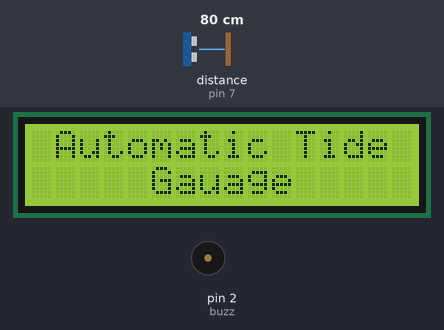
The sketch below on a simulated Arduino Uno, built with avr-gcc and run on an emulated ATmega328P. On the bench: 16×2 character LCD, buzzer (waves = sounding, pin HIGH). Wiring (inferred from the names in the program): ultrasonic range finder: trigger pin 8; echo pin 7. The test bench sets the inputs (shaded band); at power-on: distance to the obstacle (sensor on pin 7) 80 cm. The echo pulse lasts 58.3 µs per cm; WiFi joins after 1.5 s; servers stay silent unless stated; uploads are accepted with an empty reply; the local clock reads 2024-03-15 10:24:30 at power-on unless the sketch sets it; pins used as bus, display or sensor lines are not drawn; what the sketch prints to the serial monitor is not drawn.

Above: at 0.6 s.
At 15.5 s:
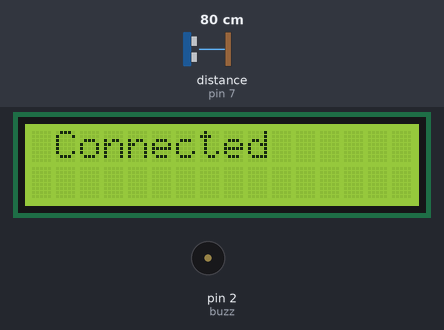
17.7 s: distance to the obstacle (sensor on pin 7) set to 2 cm
At 18.9 s:
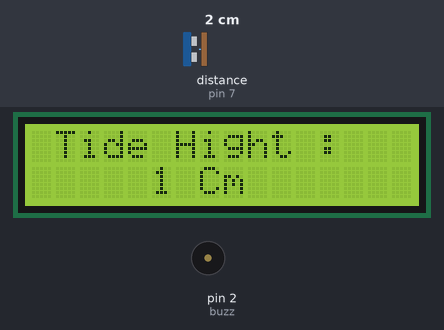
20.1 s: distance to the obstacle (sensor on pin 7) set to 120 cm
At 21.1 s:
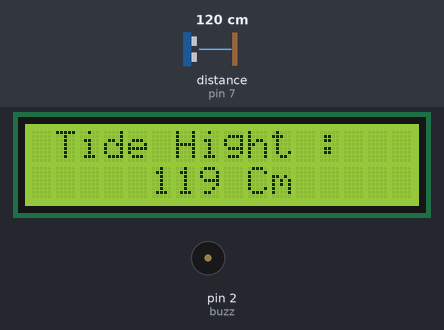
23.1 s: distance to the obstacle (sensor on pin 7) set to 4 cm
At 24.5 s:
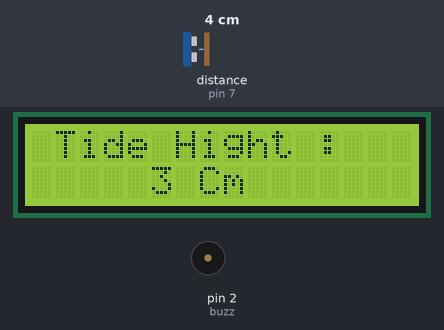
Timing chart, 0 to 26.1 s (numbered marks = the images above; inputs shaded):
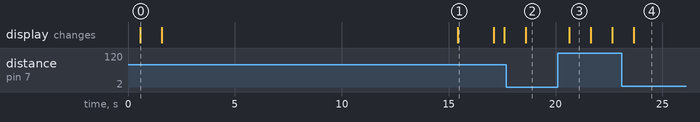

The sketch:

v8.ino
```cpp
#include <Ethernet.h>
#include <SPI.h>
#include <SD.h>
#include <stdio.h>
#include <DS1302.h>
#include <LiquidCrystal.h>

#define echoPin 7 // Echo Pin
#define trigPin 8 // Trigger Pin

LiquidCrystal lcd(A0,A1,A2,A3,A4,A5);

int maximumRange = 800; // Maximum range needed
int minimumRange = 0; // Minimum range needed
long duration, distance; // Duration used to calculate distance

//int tempsensorPin = A0;
//int hightsensorpin = A1;
int temp =0;
int hight = 0;
int buzz = 2;
int numberofReadings =13;
int averageDistance =0;
const int chipSelect = 4;
char loc[]="1002";
int i =0;
byte mac[] = { 0xDE, 0xAD, 0xBE, 0xEF, 0xFE, 0xED };
byte ip[] = { 10,10, 5, 179};
byte server[] = {10, 10, 5,171}; // Server IP
uint8_t subnet[4] = {255, 255, 255, 0};
uint8_t gwaddr[4] = {10, 10, 5, 254};
uint8_t dnsadr[4] = {10, 10, 1, 241};
EthernetClient client;

void(* resetFunc) (void) = 0;

const int kCePin   = 3;  // Chip Enable
const int kIoPin   = 5;  // Input/Output
const int kSclkPin = 6;  // Serial Clock

    // Create a DS1302 object.
    DS1302 rtc(kCePin, kIoPin, kSclkPin);
    String  printTime();
    void cardSetup();
    void getDistance();

void setup() {
     Serial.begin (9600);
     Ethernet.begin(mac, ip, dnsadr, gwaddr, subnet);
     pinMode(trigPin, OUTPUT);
     pinMode(echoPin, INPUT);
     pinMode(buzz,OUTPUT);
     lcd.begin(16, 2);
     lcd.setCursor(5, 0);
       lcd.print("Welcome");
       delay(500);
       lcd.clear();
      lcd.setCursor(1, 0);
       lcd.print("Automatic Tide");
       lcd.setCursor(5, 1);
         lcd.print("Gauage");
       delay(1000);
       lcd.clear();
     //Set the time and date on the chip uncomment and run.
       //Time t(2016, 6, 6, 15,48 , 0, t.day);
      //rtc.time(t);

       Serial.println(printTime());
       averageDistance=0;
       for(int j=0;j<numberofReadings;j++){
          getDistance();
          averageDistance = averageDistance+distance;
          delay(1000);
     }
    averageDistance=averageDistance/numberofReadings;
    Serial.println(" Avarage Distence:");
    Serial.println( averageDistance);
    delay(500);

  Serial.println("connecting...");
    if (client.connect(server, 80))
    {
      Serial.println("connected");
      lcd.clear();
      lcd.setCursor(1, 0);
      lcd.print("Connected");
      String dataString = "";
      client.print("GET /tide/datacap.aspx?Hight=");
      client.print(averageDistance);
      client.print("&Temp=");
      client.print(temp);
      client.print("&Loc=");
      client.print(loc);
      client.println(" HTTP/1.0");
      client.println();
      delay(500);
  }
  else
  {
    Serial.println("connection failed");
        lcd.clear();
        lcd.setCursor(1, 0);
        lcd.print("No Network");
        for(i=0; i<800; i++)
	{
             digitalWrite(buzz, HIGH);
             delay(10);
             digitalWrite(buzz, LOW);
	}
             lcd.clear();

        delay(500);
        cardSetup();

  }
}
void loop() {

  while (client.connected())
   {
              if (client.available()) {
                char c = client.read();
                Serial.print(c);
              }
              if (!client.connected()) {
                    Serial.println();
                    Serial.println("disconnecting.");
                    client.stop();
                    delay(1000);
                    setup();
                  }

   }

}

String  printTime() {
    // Get the current time and date from the chip.
       Time t = rtc.time();

  // Format the time and date and insert into the temporary buffer.
     char buf[50];
     snprintf(buf, sizeof(buf), " %02d/%02d/%04d %02d:%02d:%02d",

           t.mon, t.date, t.yr,
           t.hr, t.min, t.sec);
   rtc.writeProtect(false);
  rtc.halt(false);
  // Print the formatted string to serial so we can see the time.
     return buf;
}


void cardSetup(){
  String dataString = "";

        Serial.print("Initializing SD card...");
        lcd.clear();
        lcd.setCursor(1, 0);
        lcd.print("Initializing SD card ");
        delay(5000);
        lcd.clear();
        lcd.setCursor(1, 0);
        lcd.print("Data Save..");
        delay(5000);
        pinMode(10, OUTPUT);
        // see if the card is present and can be initialized:
  if (!SD.begin(chipSelect)) {
    Serial.println("Card failed, or not present");
        lcd.clear();
        lcd.setCursor(0, 0);
        lcd.print("Card Failed..");
        delay(1000);
        // don't do anything more:
        for(i=0; i<300; i++)
    	{
                 digitalWrite(buzz, HIGH);
                 delay(50);
                 digitalWrite(buzz, LOW);
    	}
        resetFunc();  //call reset
  }
  else{
  Serial.println("card initialized.");
     lcd.clear();
     lcd.setCursor(0, 0);
     lcd.print("Card initialized");
     delay(500);

}

    dataString = "";
    File dataFile = SD.open("datalog.txt", FILE_WRITE);
    if (dataFile) {
      dataString = printTime()+"   "+averageDistance;
    lcd.clear();
    lcd.setCursor(0, 0);
    lcd.print(printTime());
    dataFile.println(dataString);
    dataFile.close();
    // print to the serial port too:
    Serial.println(dataString);
    delay(5000);
    resetFunc();  //call reset
   }
  // if the file isn't open, pop up an error:
   else {
    Serial.println("error opening datalog.txt");

   }

}


void getDistance(){

     duration=0;
     digitalWrite(trigPin, LOW);
     delayMicroseconds(2);
     digitalWrite(trigPin, HIGH);
     delayMicroseconds(10);
     digitalWrite(trigPin, LOW);
     duration = pulseIn(echoPin, HIGH);
      //Calculate the distance (in cm) based on the speed of sound.
     distance = duration/58.2;
     if (distance >= maximumRange || distance <= minimumRange){
     /* Send a negative number to computer and Turn LED ON
     to indicate "out of range" */
     Serial.println("-1");

    for(int i=0; i<8; i++)
	{
           digitalWrite(buzz, HIGH);
           delay(5);
           digitalWrite(buzz, LOW);
	}
     delay(500);
      resetFunc();  //call reset
    }
     else {
     // distance=250-distance;
      Serial.print(" ");
      Serial.println(distance);
      lcd.clear();
      lcd.setCursor(1, 0);
      lcd.print("Tide Hight : ");
      lcd.setCursor(5, 1);
      lcd.print(distance);
      lcd.print(" Cm");
     }

}
```

Measured:
- after the input at 20.1 s, the display: changes after 0.53 s (image 3)
- after the input at 23.1 s, the display: changes after 0.56 s (image 4)
- what the display in image 0 shows lasts 1.0 s, from 0.6 s to 1.6 s
- what the display in image 1 shows lasts 1.7 s, from 15.4 s to 17.1 s
